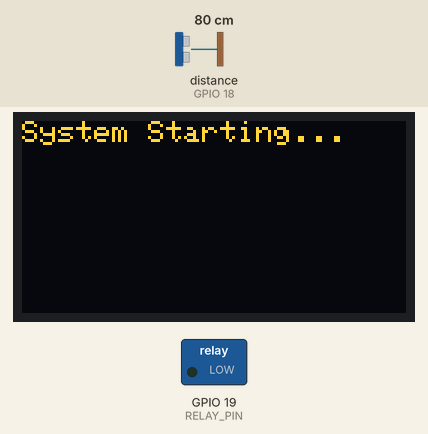
Bench run of a sketch on a simulated ESP32. Parts: 128×64 one-colour display, switched loads named in the sketch (green lamp = pin HIGH). Wiring (inferred from the names in the program): ultrasonic range finder: trigger GPIO 5; echo GPIO 18. The test bench sets the inputs (shaded band); at power-on: distance to the obstacle (sensor on GPIO 18) 80 cm. The echo pulse lasts 58.3 µs per cm; the OLED is the two-colour kind (top 16 rows yellow); WiFi joins after 1.5 s; servers stay silent unless stated; uploads are accepted with an empty reply; the modem accepts every AT command (registered, SIM ready, sends succeed) and sends nothing else; pins used as bus, display or sensor lines are not drawn; what the sketch prints to the serial monitor is not drawn.

Above: at 1.6 s.
At 9.3 s:
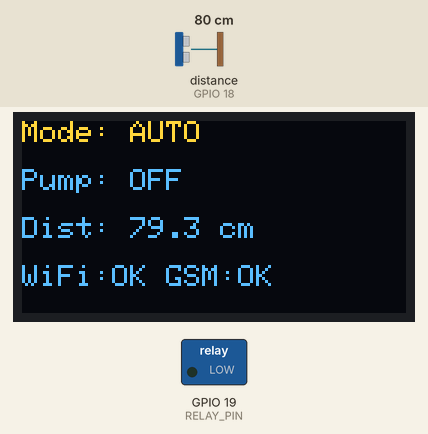
9.4 s: distance to the obstacle (sensor on GPIO 18) set to 5 cm
At 11.0 s:
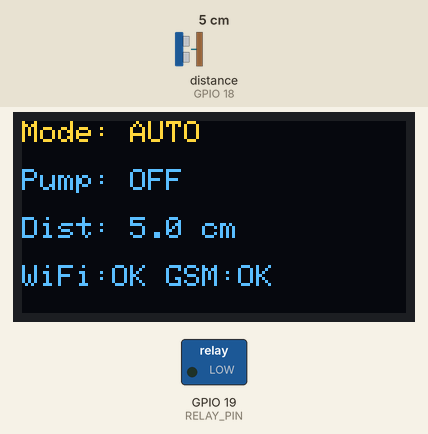
11.8 s: distance to the obstacle (sensor on GPIO 18) set to 2 cm
At 19.27 s:
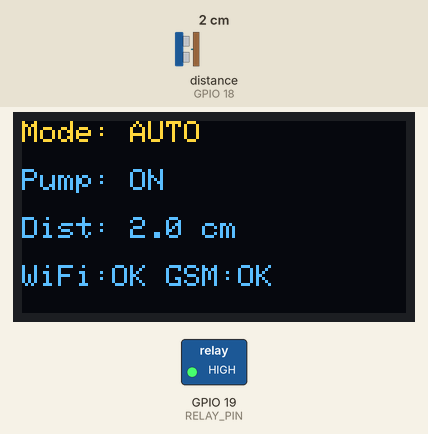
Timing chart, 0 to 19.3 s (numbered marks = the images above; inputs shaded):
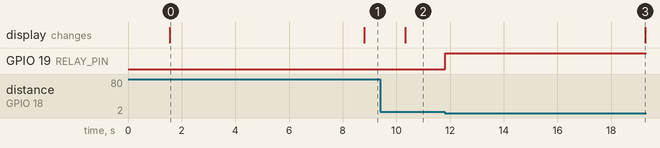

Measured:
- the behaviour switches between 4 and 3 cm on distance to the obstacle (sensor on GPIO 18) (found by bisection; images 2 and 3)
- after the input at 9.4 s, the display: changes after 0.92 s (image 2)
- after the input at 11.8 s, GPIO 19 (RELAY_PIN): LOW → HIGH at once; the display: changes after 7.5 s (image 3)
- what the display in image 0 shows lasts 7.2 s, from 1.6 s to 8.8 s

The sketch:

ESP32_SinkCleaner.ino
```cpp
#include <WiFi.h>
#include <HTTPClient.h>
#include <WiFiClientSecure.h>
WiFiClientSecure httpsClient;
#include <Wire.h>
#include <Adafruit_GFX.h>
#include <Adafruit_SSD1306.h>

// ============================================================
// ESP32 + Ultrasonic + Relay + SIM800L + OLED + WiFi Remote
// ============================================================

// -------------------- WiFi --------------------
const char *WIFI_SSID = "GalaxyA14";
const char *WIFI_PASSWORD = "sambwa43";

// Render app host (replace with your deployed URL, e.g. cleaner.onrender.com)
const char *SERVER_HOST = "cleaner-zjto.onrender.com";
const int  SERVER_PORT  = 443;          // Render serves HTTPS (uses TLS)
const char *SERVER_PATH = "/api/telemetry";
const char *ACK_PATH    = "/api/ack";

// -------------------- Ultrasonic --------------------
#define TRIG_PIN 5
#define ECHO_PIN 18

// -------------------- Relay ---------------------------
#define RELAY_PIN 19

// -------------------- SIM800L -------------------------
#define GSM_RX_PIN 16   // ESP32 RX <- SIM800L TX
#define GSM_TX_PIN 17   // ESP32 TX -> SIM800L RX

// -------------------- OLED ----------------------------
#define OLED_SDA 21
#define OLED_SCL 23

#define SCREEN_WIDTH 128
#define SCREEN_HEIGHT 64
#define OLED_RESET -1

Adafruit_SSD1306 display(
  SCREEN_WIDTH,
  SCREEN_HEIGHT,
  &Wire,
  OLED_RESET
);

// GSM serial
HardwareSerial sim800(2);

// -------------------- Settings ------------------------
bool isRelayActiveLow = false;

// Distance below this (cm) = water level full -> auto pump ON
const float FULL_LIMIT_CM = 3.0;
const int   SENSOR_MAX_CM = 400;

// Phone number to receive SMS
const char phoneNumber[] = "+260968127141";

// SMS message
const char smsMessage[] =
  "Your sink was full. Water has been drained. "
  "You need to remove the dirt.";

// SMS cooldown: 20 seconds
const unsigned long SMS_COOLDOWN = 20000;

// Telemetry push interval
const unsigned long TELEMETRY_INTERVAL = 5000;

// -------------------- Variables -----------------------
long duration;
float distance;

bool pumpIsOn = false;
bool lastReportedPumpState = false;   // last pumpIsOn value we POSTed (edge-change detector)

bool gsmRegistered = false;

unsigned long lastSmsTime = 0;

// Used to make sure SMS is sent only when pump changes
// from OFF to ON.
bool previousPumpState = false;

// -------------------- Remote control ------------------
// Set by the web dashboard.
bool remoteManualOverride = false;   // true = remote controls relay
bool remotePumpOn = false;           // desired relay state in manual mode
long remoteRevision = 0;             // bumped each time the dashboard changes
long appliedRevision = 0;            // last revision we applied

// ============================================================
// SETUP
// ============================================================

void setup() {

  Serial.begin(115200);

  // ----------------------------------------------------------
  // WiFi
  // ----------------------------------------------------------

  Serial.println("Connecting to WiFi...");
  WiFi.mode(WIFI_STA);
  WiFi.begin(WIFI_SSID, WIFI_PASSWORD);

  unsigned long t0 = millis();
  while (WiFi.status() != WL_CONNECTED && millis() - t0 < 15000) {
    delay(300);
    Serial.print(".");
  }

  if (WiFi.status() == WL_CONNECTED) {
    Serial.print("\nWiFi connected! IP: ");
    Serial.println(WiFi.localIP());
    httpsClient.setInsecure();   // skip cert validation for Render HTTPS
  } else {
    Serial.println("\nWiFi FAILED - will keep retrying in loop");
  }


  // ----------------------------------------------------------
  // Ultrasonic
  // ----------------------------------------------------------

  pinMode(TRIG_PIN, OUTPUT);
  pinMode(ECHO_PIN, INPUT);


  // ----------------------------------------------------------
  // Relay
  // ----------------------------------------------------------

  pinMode(RELAY_PIN, OUTPUT);

  // Start with pump OFF
  turnPumpOff();


  // ----------------------------------------------------------
  // OLED
  // ----------------------------------------------------------

  Wire.begin(OLED_SDA, OLED_SCL);

  if (!display.begin(SSD1306_SWITCHCAPVCC, 0x3C)) {

    Serial.println("OLED not found!");

  } else {

    display.clearDisplay();
    display.setTextSize(1);
    display.setTextColor(SSD1306_WHITE);

    display.setCursor(0, 0);
    display.println("System Starting...");

    display.display();

    delay(1000);
  }


  // ----------------------------------------------------------
  // SIM800L
  // ----------------------------------------------------------

  sim800.begin(9600, SERIAL_8N1, GSM_RX_PIN, GSM_TX_PIN);

  Serial.println("Starting SIM800L...");

  delay(3000);

  // Test GSM
  sim800.println("AT");

  delay(1000);

  // SMS text mode
  sim800.println("AT+CMGF=1");

  delay(1000);

  Serial.println("=====================================");
  Serial.println("ESP32 Sink Water Controller + WiFi");
  Serial.println("=====================================");
}


// ============================================================
// MAIN LOOP
// ============================================================

void loop() {

  // ----------------------------------------------------------
  // Check GSM registration
  // ----------------------------------------------------------

  checkGSMRegistration();


  // ----------------------------------------------------------
  // Measure distance
  // ----------------------------------------------------------

  digitalWrite(TRIG_PIN, LOW);
  delayMicroseconds(2);

  digitalWrite(TRIG_PIN, HIGH);
  delayMicroseconds(10);

  digitalWrite(TRIG_PIN, LOW);


  // Wait for echo
  duration = pulseIn(ECHO_PIN, HIGH, 30000);


  // Calculate distance
  if (duration > 0) {

    distance = duration * 0.034 / 2;

    if (distance > SENSOR_MAX_CM) distance = 0;   // out of range

  } else {

    distance = 0;
  }


  // ----------------------------------------------------------
  // Pump control
  // ----------------------------------------------------------

  // Remote manual must ALWAYS run, even if the sensor is out of
  // range / reading 0 (e.g. water touching the sensor). Only the
  // AUTO logic needs a valid distance.
  if (remoteManualOverride || (distance > 0 && distance < SENSOR_MAX_CM)) {

    if (remoteManualOverride) {
      Serial.println("REMOTE MANUAL: web override applies regardless of sensor");

      // ------------------------------------------------
      // REMOTE MANUAL MODE - web dashboard drives relay
      // ------------------------------------------------

      if (remotePumpOn) {
        turnPumpOn();
        Serial.println("Pump ON (remote manual)");
      } else {
        turnPumpOff();
        Serial.println("Pump OFF (remote manual)");
      }

      previousPumpState = pumpIsOn;

    } else {

      // ------------------------------------------------
      // AUTO MODE - ultrasonic water-level logic (kept)
      // ------------------------------------------------

      if (distance < FULL_LIMIT_CM) {

        // ----------------------------------------------
        // Water level high
        // ----------------------------------------------

        turnPumpOn();

        Serial.println("Pump ON");


        // ----------------------------------------------
        // Pump has just turned ON
        // ----------------------------------------------

        if (!previousPumpState) {

          Serial.println("Pump changed from OFF to ON");


          // Send SMS only if GSM is registered
          if (gsmRegistered) {

            sendSMS();

          } else {

            Serial.println("SMS not sent - GSM not registered");
          }
        }


        previousPumpState = true;


      } else {

        // ----------------------------------------------
        // Water level normal
        // ----------------------------------------------

        turnPumpOff();

        Serial.println("Pump OFF");

        previousPumpState = false;
      }

    }

  } else {

    // --------------------------------------------------------
    // Sensor error
    // --------------------------------------------------------

    Serial.println("Sensor error!");

    // In sensor error, if remote manual says ON keep it,
    // otherwise force pump off for safety.
    if (remoteManualOverride && remotePumpOn) {
      turnPumpOn();
    } else {
      turnPumpOff();
    }

    previousPumpState = pumpIsOn;
  }


  // ----------------------------------------------------------
  // Push telemetry to server (WiFi)
  // ----------------------------------------------------------

  // ----------------------------------------------------------
  // Push telemetry to server - IMMEDIATE POST ON PUMP CHANGE
  // (the 5 s heartbeat below alone can MISS a fast manual
  //  ON -> OFF toggle, so the server never sees the cycle)
  // ----------------------------------------------------------

  if (pumpIsOn != lastReportedPumpState) {
    lastReportedPumpState = pumpIsOn;
    if (WiFi.status() == WL_CONNECTED) {
      sendTelemetry();
      Serial.println(pumpIsOn ? "Pump CHANGED -> posted NOW (ON)" : "Pump CHANGED -> posted NOW (OFF)");
    } else {
      Serial.println("Pump changed while WiFi down - heartbeat will retry");
    }
  }

  static unsigned long lastTelemetryTime = 0;

  if (millis() - lastTelemetryTime >= TELEMETRY_INTERVAL) {
    lastTelemetryTime = millis();
    ensureWifiConnected();
    sendTelemetry();
  }


  // ----------------------------------------------------------
  // Update OLED
  // ----------------------------------------------------------

  updateOLED();


  delay(500);
}


// ============================================================
// TURN PUMP ON
// ============================================================

void turnPumpOn() {

  if (isRelayActiveLow) {

    digitalWrite(RELAY_PIN, LOW);

  } else {

    digitalWrite(RELAY_PIN, HIGH);
  }

  pumpIsOn = true;
}


// ============================================================
// TURN PUMP OFF
// ============================================================

void turnPumpOff() {

  if (isRelayActiveLow) {

    digitalWrite(RELAY_PIN, HIGH);

  } else {

    digitalWrite(RELAY_PIN, LOW);
  }

  pumpIsOn = false;
}


// ============================================================
// CHECK GSM REGISTRATION
// ============================================================

void checkGSMRegistration() {

  // Clear old GSM data
  while (sim800.available()) {
    sim800.read();
  }

  // Ask SIM800L for network registration
  sim800.println("AT+CREG?");

  unsigned long startTime = millis();

  String response = "";

  while (millis() - startTime < 1000) {

    while (sim800.available()) {

      char c = sim800.read();

      response += c;
    }
  }


  Serial.print("GSM Response: ");
  Serial.println(response);


  // Registered on home network:
  // +CREG: 0,1
  //
  // Registered while roaming:
  // +CREG: 0,5

  if (response.indexOf("+CREG: 0,1") >= 0 ||
      response.indexOf("+CREG: 0,5") >= 0) {

    gsmRegistered = true;

  } else {

    gsmRegistered = false;
  }
}


// ============================================================
// SEND SMS
// ============================================================

void sendSMS() {

  // ----------------------------------------------------------
  // Check 20 second cooldown
  // ----------------------------------------------------------

  if (lastSmsTime != 0 &&
      millis() - lastSmsTime < SMS_COOLDOWN) {

    Serial.println("SMS cooldown active.");

    return;
  }


  Serial.println("Sending SMS...");


  // Set SMS text mode
  sim800.println("AT+CMGF=1");

  delay(500);


  // Set phone number
  sim800.print("AT+CMGS=\"");
  sim800.print(phoneNumber);
  sim800.println("\"");

  delay(1000);


  // Send message
  sim800.print(smsMessage);

  delay(500);


  // CTRL+Z
  sim800.write(26);

  Serial.println("SMS command sent.");


  // Give SIM800L time to send
  delay(5000);


  // Start 20 second cooldown
  lastSmsTime = millis();


  // Print SIM800 response
  while (sim800.available()) {

    Serial.write(sim800.read());
  }
}


// ============================================================
// WIFI RECONNECT (non-blocking retry)
// ============================================================

void ensureWifiConnected() {

  if (WiFi.status() != WL_CONNECTED) {
    WiFi.disconnect();
    WiFi.begin(WIFI_SSID, WIFI_PASSWORD);
  }
}


// ============================================================
// SEND TELEMETRY (WiFi)
// Posts live readings to the server.
// The response carries the latest remote control command.
// ============================================================

void sendTelemetry() {

  if (WiFi.status() != WL_CONNECTED) {
    Serial.println("WiFi not connected - skipping telemetry");
    return;
  }

  HTTPClient http;

  String url = String("https://") + SERVER_HOST + SERVER_PATH;

  http.begin(httpsClient, url);
  http.addHeader("Content-Type", "application/json");
  http.setTimeout(8000);

  // Build JSON payload
  String payload = "{";
  payload += "\"distance_cm\":";
  payload += String(distance, 1);              // e.g. 12.3
  payload += ",\"pump_is_on\":";
  payload += pumpIsOn ? "true" : "false";
  payload += ",\"gsm_registered\":";
  payload += gsmRegistered ? "true" : "false";
  payload += "}";

  int httpCode = http.POST(payload);

  Serial.print("Telemetry POST -> HTTP ");
  Serial.println(httpCode);

  if (httpCode > 0) {

    String body = http.getString();

    // Parse remote control fields from the JSON response
    remoteManualOverride = (body.indexOf("\"manual_override\":true") >= 0);
    remotePumpOn         = (body.indexOf("\"override_pump_on\":true") >= 0);

    // Extract revision number
    int revIdx = body.indexOf("\"revision\":");
    if (revIdx >= 0) {
      remoteRevision = body.substring(revIdx + 11).toInt();
    }

    Serial.print("Remote mode: ");
    Serial.println(remoteManualOverride ? "MANUAL" : "AUTO");
    Serial.print("Remote pump: ");
    Serial.println(remotePumpOn ? "ON" : "OFF");
    Serial.print("Revision: ");
    Serial.println(remoteRevision);

    // Acknowledge if there is a new command to apply
    if (remoteRevision > appliedRevision) {
      ackCommand(remoteRevision);
      appliedRevision = remoteRevision;
    }

  } else {

    Serial.print("Telemetry POST failed, error: ");
    Serial.println(http.errorToString(httpCode));
  }

  http.end();
}


// ============================================================
// ACK COMMAND
// Tells the server we have applied the control revision.
// ============================================================

void ackCommand(long revision) {

  HTTPClient http;

  String url = String("https://") + SERVER_HOST + ACK_PATH;

  http.begin(httpsClient, url);
  http.addHeader("Content-Type", "application/json");
  http.setTimeout(8000);

  String payload = "{";
  payload += "\"revision\":";
  payload += revision;
  payload += "}";

  int httpCode = http.POST(payload);

  Serial.print("ACK POST -> HTTP ");
  Serial.println(httpCode);

  http.end();
}


// ============================================================
// UPDATE OLED
// ============================================================

void updateOLED() {

  display.clearDisplay();

  display.setTextSize(1);
  display.setTextColor(SSD1306_WHITE);


  // ----------------------------------------------------------
  // Mode (AUTO / MANUAL)
  // ----------------------------------------------------------

  display.setCursor(0, 0);

  display.print("Mode: ");

  if (remoteManualOverride) {
    display.println("REMOTE");
  } else {
    display.println("AUTO");
  }


  // ----------------------------------------------------------
  // Pump status
  // ----------------------------------------------------------

  display.setCursor(0, 16);

  display.print("Pump: ");

  if (pumpIsOn) {

    display.println("ON");

  } else {

    display.println("OFF");
  }


  // ----------------------------------------------------------
  // Distance
  // ----------------------------------------------------------

  display.setCursor(0, 32);

  display.print("Dist: ");

  if (distance > 0 && distance < SENSOR_MAX_CM) {

    display.print(distance, 1);
    display.println(" cm");

  } else {

    display.println("ERROR");
  }


  // ----------------------------------------------------------
  // WiFi + GSM status
  // ----------------------------------------------------------

  display.setCursor(0, 48);

  display.print(WiFi.status() == WL_CONNECTED ? "WiFi:OK " : "WiFi:NO ");
  display.print("GSM:");
  display.println(gsmRegistered ? "OK" : "OFF");


  display.display();
}
```
